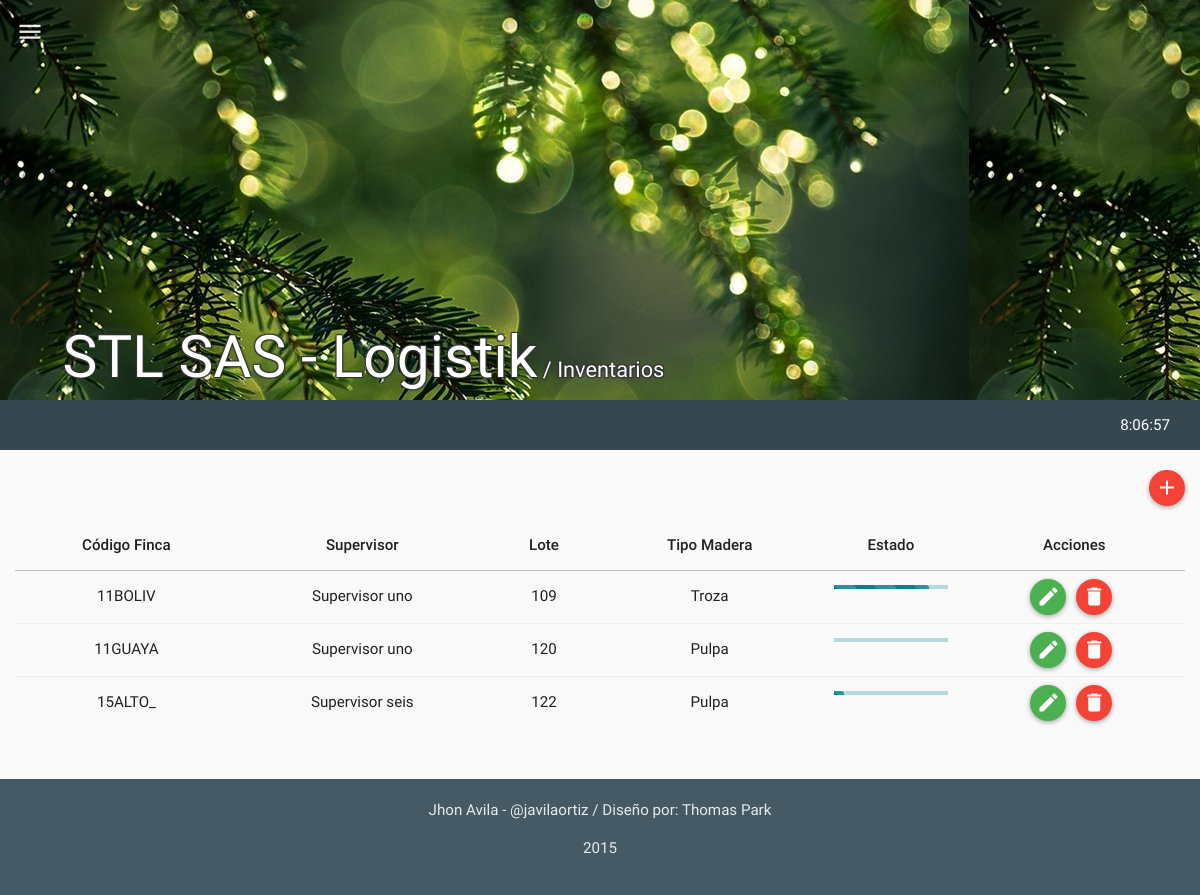
The app's page /mods/inventarios/inventarios.php (signed in) with its own data.
### tables this page shows
CREATE TABLE IF NOT EXISTS `tbl_inventario` (
  `in_id` int(11) NOT NULL,
  `in_fi_id` int(11) NOT NULL,
  `in_supervisor` varchar(60) NOT NULL,
  `in_mt_cubico` float NOT NULL,
  `in_mt_restante` int(11) NOT NULL,
  `in_lote` varchar(20) NOT NULL,
  `in_tipo_materia` int(11) NOT NULL COMMENT 'tipo de materia prima: 1=troza , 2=pulpa',
  `in_pe_id` int(11) NOT NULL COMMENT 'Ultimo conductor de la lista',
  `in_timestamp` timestamp NOT NULL DEFAULT CURRENT_TIMESTAMP ON UPDATE CURRENT_TIMESTAMP,
  `in_created` int(11) NOT NULL,
  `in_estado` int(11) NOT NULL
);

CREATE TABLE IF NOT EXISTS `tbl_fincas` (
  `fi_id` int(11) NOT NULL,
  `fi_codigo` varchar(10) NOT NULL,
  `fi_sn_id` int(11) NOT NULL,
  `fi_timestamp` timestamp NOT NULL DEFAULT CURRENT_TIMESTAMP ON UPDATE CURRENT_TIMESTAMP,
  `fi_created` int(11) NOT NULL,
  `fi_estado` int(11) NOT NULL
);

CREATE TABLE IF NOT EXISTS `tbl_supervisores` (
  `su_id` int(11) NOT NULL,
  `su_nombre` varchar(60) NOT NULL,
  `su_fi_id` int(11) NOT NULL,
  `su_timestamp` timestamp NOT NULL DEFAULT CURRENT_TIMESTAMP ON UPDATE CURRENT_TIMESTAMP,
  `su_created` int(11) NOT NULL,
  `su_estado` int(11) NOT NULL
);

### php/inventarios.php (the view, shortened to what this page needs)
<?php
class inventarios{
  function get_inventario(){
    $rt = new route();
    if(isset($_SESSION["ses_id"])){
      $qry='SELECT * FROM tbl_inventario AS I
            INNER JOIN tbl_fincas AS F ON I.in_fi_id = F.fi_id
            INNER JOIN tbl_supervisores AS S ON S.su_id = I.in_supervisor
            WHERE I.in_estado<99
            ORDER BY F.fi_codigo ASC';
      $res = mysql_query($qry);
      $item =" ";
      $script ="<script>$(document).ready(function(){";
      while($row_res = mysql_fetch_assoc($res)) {
        if($row_res["in_tipo_materia"]==1){$tipo_materia="Troza";}else{$tipo_materia="Pulpa";}
        $porcentaje=(($row_res["in_mt_restante"]*100)/($row_res["in_mt_cubico"]));
        $porcentaje = round($porcentaje, 2);
        $item.='
              <tr>
                <td>'.$row_res["fi_codigo"].'</td>
                <td>'.$row_res["su_nombre"].'</td>
                <td>'.$row_res["in_lote"].'</td>
                <td>'.$tipo_materia.'</td>
                <td>
                  <div class="progress progress-striped active">
                    <div class="progress-bar" title="'.$row_res["in_mt_cubico"].'m3  ('.$porcentaje.'%)" style="width: '.$porcentaje.'%; height:10px;"></div>
                  </div>
                </td>
                <td>
                  <div onclick="editar_inv('.$row_res["in_id"].', this)" class="btn btn-floating-mini btn-success" title="Modificar"><i class="md md-edit"></i></div>
                  <div id="del-button" onclick="borrar_inv('.$row_res["in_id"].', this)" class="btn btn-floating-mini btn-danger" title="Borrar"><i class="md md-delete"></i></div>
                </td>
              </tr>
        ';
        $script.='';
      }
      $script.='});</script>';
    }
    else{$rt->routing($rt->path("login"));}
    $html='
          <table class="table table-striped table-hover ">
            <thead>
              <tr>
                <th>Código Finca</th>
                <th>Supervisor</th>
                <th>Lote</th>
                <th>Tipo Madera</th>
                <th>Estado</th>
                <th>Acciones</th>
              </tr>
            </thead>
            <tbody>
              '.$item.'
            </tbody>
          </table>
    ';
    return $script.$html;
  }
}
?>

### records on screen
tbl_inventario: tbl_fincas.fi_codigo "11BOLIV", tbl_supervisores.su_nombre "Supervisor uno", in_lote "109", in_tipo_materia "Troza", in_mt_cubico 120 (drawn)
tbl_inventario: tbl_fincas.fi_codigo "11GUAYA", tbl_supervisores.su_nombre "Supervisor uno", in_lote "120", in_tipo_materia "Pulpa"
tbl_inventario: tbl_fincas.fi_codigo "15ALTO_", tbl_supervisores.su_nombre "Supervisor seis", in_lote "122", in_tipo_materia "Pulpa", in_mt_cubico 120 (drawn)

### other values on screen
$html_snippet->app_name("001", " / Inventarios") "STL SAS - Logistik"
$a "/ Inventarios"
